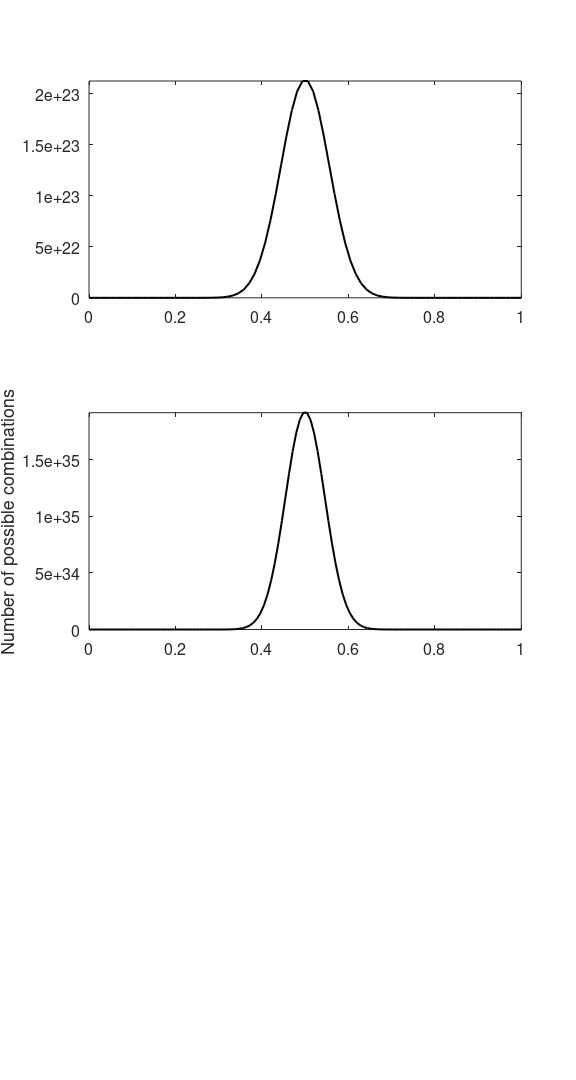

MATLAB code for this plot:
% Plot the function n choose k for several values of N and save in PDF

close all
clear variables
warning off

h = figure(1);
ax1 = subplot(3, 1, 1);
N = 81;
p = linspace(0, 1, N+1);
data = zeros(size(p));
for i = 1:numel(p)
    data(i) = nchoosek(N, round(p(i)*N));
end
plot(p, data, 'k', 'Linewidth', 2)
set(gca, 'FontSize', 16)
ylim([0 max(data)])

ax2 = subplot(3, 1, 2);
N = 121;
p = linspace(0, 1, N+1);
data = zeros(size(p));
for i = 1:numel(p)
    data(i) = nchoosek(N, round(p(i)*N));
end
plot(p, data, 'k', 'Linewidth', 2)
set(gca, 'FontSize', 16)
ylim([0 max(data)])
ylabel('Number of possible combinations', 'FontSize', 18)

ax3 = subplot(3, 1, 3);
N = 441;
p = linspace(0, 1, N+1);
data = zeros(size(p));
for i = 1:numel(p)
    data(i) = nchoosek(N, round(p(i)*N));
end
plot(p, data, 'k', 'Linewidth', 2)
set(gca, 'FontSize', 16)
ylim([0 max(data)])
xlabel('p = n/N', 'FontSize', 18)

set(h,'Units','Inches');
set(h, 'Position', [0 0 8 15 ])
pos = get(h,'Position');
set(h,'PaperPositionMode','Auto','PaperUnits','Inches','PaperSize',[pos(3), pos(4)])
out_file = fullfile(pwd, 'figures', 'nchoosek');
print(h, out_file,'-dpdf','-r0')
